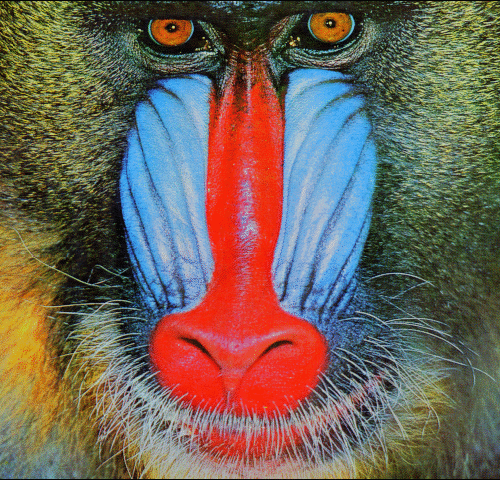
#> input picture baboon.bmp, 500 x 480 px
$ python classical_max_plus.py baboon.bmp out.png
#> lines starting #> are read from the running program, lines starting #| are printed output that depends on the picture
#> in load_grayscale_image, img is the input picture: PIL image 500x480 RGB; mean R, G, B 113, 100.4, 88.7
#> in load_grayscale_image, `return np.array(img.convert('L'))`:
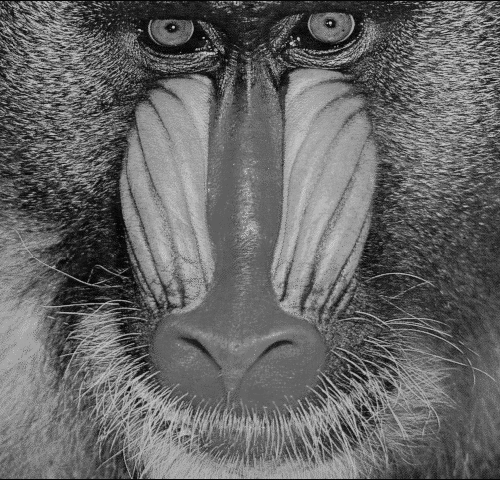
#> returned value: shape (480, 500); min 6, max 201, mean 102.8
import numpy as np
from typing import Tuple
from PIL import Image
from tqdm import tqdm


def max_plus_transform_blockwise(image: np.ndarray, num_bits: int = 8) -> np.ndarray:
    """
    经典等价实现：对输入灰度图执行与量子电路等价的 Max-Plus 小波变换（逐 2x2 块）。

    等价规则（与当前量子实现一致）：
      - 记 2x2 块中像素为 a=image[i,j], b=image[i,j+1], c=image[i+1,j], d=image[i+1,j+1]
      - LL = max(a, b, c, d)
      - LH = (b - a) mod 2^num_bits
      - HL = (max(c, d) - b) mod 2^num_bits
      - HH = (d - c) mod 2^num_bits

    输出图像采用与量子后处理一致的布局：
      output[i, j]     = HL
      output[i, j+1]   = HH
      output[i+1, j]   = LL
      output[i+1, j+1] = LH

    要求输入的高宽均为偶数。
    """
#> called with num_bits = 8
    assert image.ndim == 2, "只支持单通道灰度图"
    h, w = image.shape
#> h = 480; w = 500
    assert h % 2 == 0 and w % 2 == 0, "图像高宽必须为偶数"

    mod_mask = (1 << num_bits) - 1
    img = image.astype(np.uint16)  # 临时扩位，避免 Python 负数与溢出问题
#> img: shape (480, 500) uint16
    out = np.zeros_like(img, dtype=np.uint16)

    for i in tqdm(range(0, h, 2), desc="Classical Max-Plus"):
        for j in range(0, w, 2):
            a = int(img[i, j])
            b = int(img[i, j + 1])
            c = int(img[i + 1, j])
            d = int(img[i + 1, j + 1])

            ll = max(a, b, c, d)
            lh = (b - a) & mod_mask
            md = max(c, d)
            hl = (md - b) & mod_mask
            hh = (d - c) & mod_mask

            out[i, j] = hl
            out[i, j + 1] = hh
            out[i + 1, j] = ll
            out[i + 1, j + 1] = lh
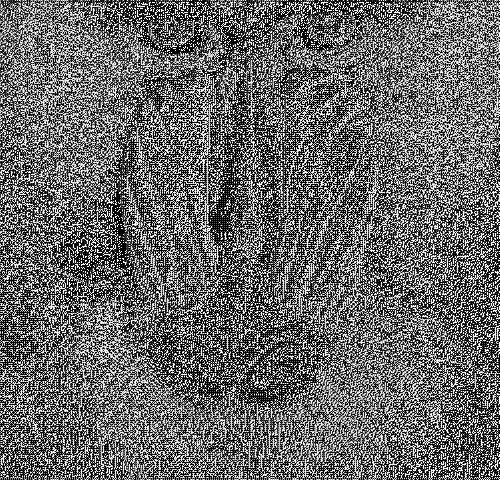
#> out: shape (480, 500) uint16; min 0, max 255, mean 105.7

    # 裁回到 uint8（或按位宽返回）
    if num_bits <= 8:
        return out.astype(np.uint8)
    elif num_bits <= 16:
        return out.astype(np.uint16)
    else:
        return out.astype(np.uint32)


def load_grayscale_image(path: str) -> np.ndarray:
    with Image.open(path) as img:
        return np.array(img.convert('L'))


def save_grayscale_image(path: str, image: np.ndarray) -> None:
    Image.fromarray(image).save(path)


if __name__ == "__main__":
    import argparse
    parser = argparse.ArgumentParser(description="经典等价的 Max-Plus 小波变换（逐 2x2 块）")
    parser.add_argument("input", type=str, help="输入灰度图路径（宽高需为偶数）")
    parser.add_argument("output", type=str, help="输出图路径")
    parser.add_argument("--bits", type=int, default=8, help="位宽（与量子寄存器位数等价，默认8位）")
    args = parser.parse_args()

    img = load_grayscale_image(args.input)
    transformed = max_plus_transform_blockwise(img, num_bits=args.bits)
    save_grayscale_image(args.output, transformed)
    print(f"Saved: {args.output}")
